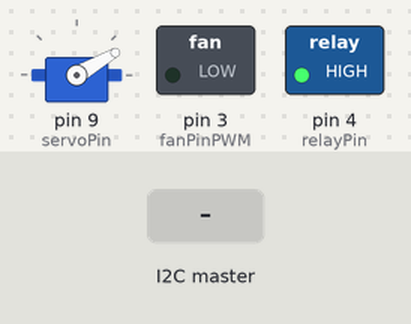
A sketch run on a simulated Arduino Uno, built with avr-gcc and run on an emulated ATmega328P. Parts: servo, switched loads named in the sketch (green lamp = pin HIGH). The test bench sets the inputs (shaded band).

Above: at 1.2 s.
1.3 s: the I2C master sends the byte 0
At 2.3 s:
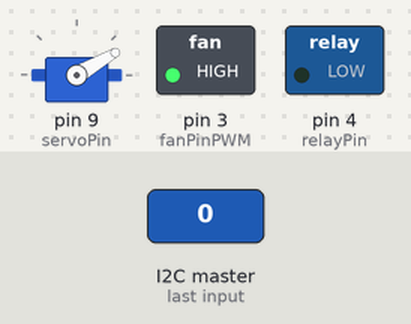
2.8 s: the I2C master sends the byte 1
At 3.2 s:
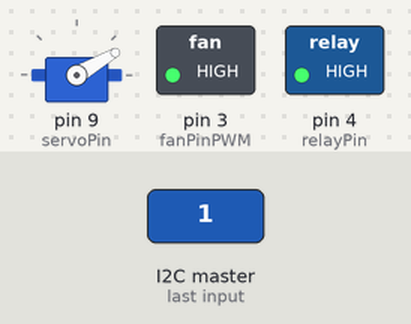
4.3 s: the I2C master sends the byte 2
At 5.5 s:
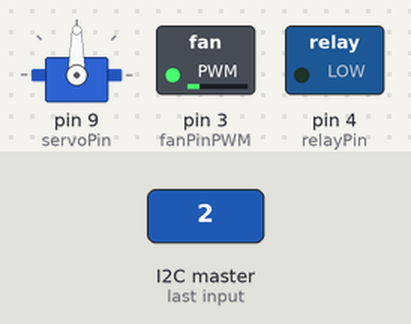
5.8 s: the I2C master sends the byte 90
At 6.7 s:
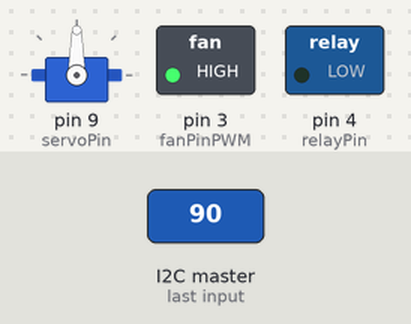
7.3 s: the I2C master sends the byte 1
At 8.0 s:
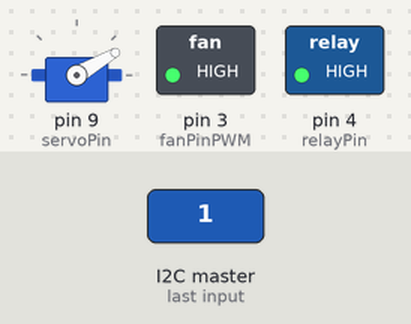
8.8 s: the I2C master sends the byte 200
At 9.1 s:
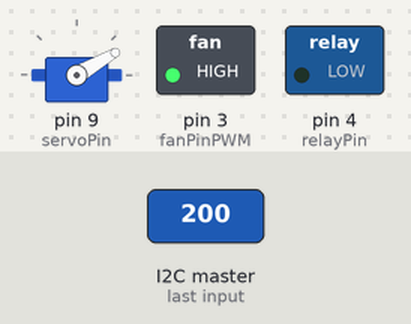
Timing chart, 0 to 11.3 s (numbered marks = the images above; inputs shaded):
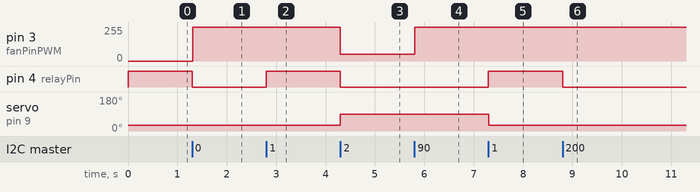

The sketch:

arduino_i2c_wn.ino
```cpp
/*  CpE 185 Final Project
  Author: Wesley Nguyen (Tuesday Morning) - Eric Telles
  Last Modified: May 4, 2018 */

#include <Servo.h>
#include <Wire.h>

//fanServoSlave Address on I2C
#define sAddr 12
Servo servo;

//Pin setups; not touched by Pi
const int fanPinPWM = 3;
const int relayPin = 4;
const int speedValPin = A3;               //Used to allow the 4-pin PWM fan to work
const int servoPin = 9;


//Predefined servo states/fan speeds; not touched by Pi
//Servo values
const int closedVent = 30;
const int partOpenVent = 90;
const int fullOpenVent = 150;
//Fan values
const int offSpeed = 0;
const int slowSpeed = 50;
const int medSpeed = 150;
const int highSpeed = 255;

//Variables passed from Pi
const int toggleVal = 1;
int userInput;
int fanSpeed = 0;

//Variables manipulated only by slave
boolean ventState = false;


void setup()
{
  pinMode(relayPin, OUTPUT);
  pinMode(speedValPin, INPUT);
  digitalWrite(relayPin, HIGH);
  servo.attach(servoPin);
  Wire.begin(sAddr);
  Wire.onReceive(receiveData);
  Wire.onRequest(sendData);
}


void loop()
{
  fanPWM();
  ventControl();
  delay(10);
}


void receiveData(int byteCount)
{
  while(Wire.available())
  {
    userInput = Wire.read();
    if (userInput == toggleVal)
    {
      digitalWrite(relayPin, HIGH);
      ventState = 0;
    }
    else
    {
      fanSpeed = userInput-1;
      digitalWrite(relayPin, LOW);
      ventState = 1;
    }
  }
}


//Send fanSpeed back to the Pi; messages are sent as int, range 1-4
void sendData()
{
  switch (fanSpeed)
  {
    case 0:
      Wire.write(0);
      break;
    case 1:
      Wire.write(1);
      break;
    case 2:
      Wire.write(2);
      break;
    default:
      Wire.write(3);
  }
}


//Manipulates the fanspeed
void fanPWM()
{
  switch (fanSpeed)
  {
    case 0:
      analogWrite(fanPinPWM, offSpeed);

      break;
    case 1:
      analogWrite(fanPinPWM, slowSpeed);

      break;
    case 2:
      analogWrite(fanPinPWM, medSpeed);

      break;
    default:
      analogWrite(fanPinPWM, highSpeed);

  }
}


//Manipulates the servo controlling the vent; is closed when the fan is not in operation
void ventControl()
{
  if (ventState == 1)
  {
    if (fanSpeed == 1 || fanSpeed == 2)
      servo.write(partOpenVent);
    else if (fanSpeed == 3)
      servo.write(fullOpenVent);
  }
  else
  {
    servo.write(closedVent);
  }

}
```

Measured:
- after the input at 1.3 s, pin 3 (fanPinPWM): 0/255 → 255/255 at once; pin 4 (relayPin): HIGH → LOW at once
- after the input at 2.8 s, pin 4 (relayPin): LOW → HIGH at once
- after the input at 4.3 s, pin 3 (fanPinPWM): 255/255 → 50/255 at once; pin 4 (relayPin): HIGH → LOW at once; servo on pin 9 (servoPin): 30° → 90° at once
- after the input at 5.8 s, pin 3 (fanPinPWM): 50/255 → 255/255 at once
- after the input at 7.3 s, pin 4 (relayPin): LOW → HIGH at once; servo on pin 9 (servoPin): 90° → 30° at once
- after the input at 8.8 s, pin 4 (relayPin): HIGH → LOW at once
